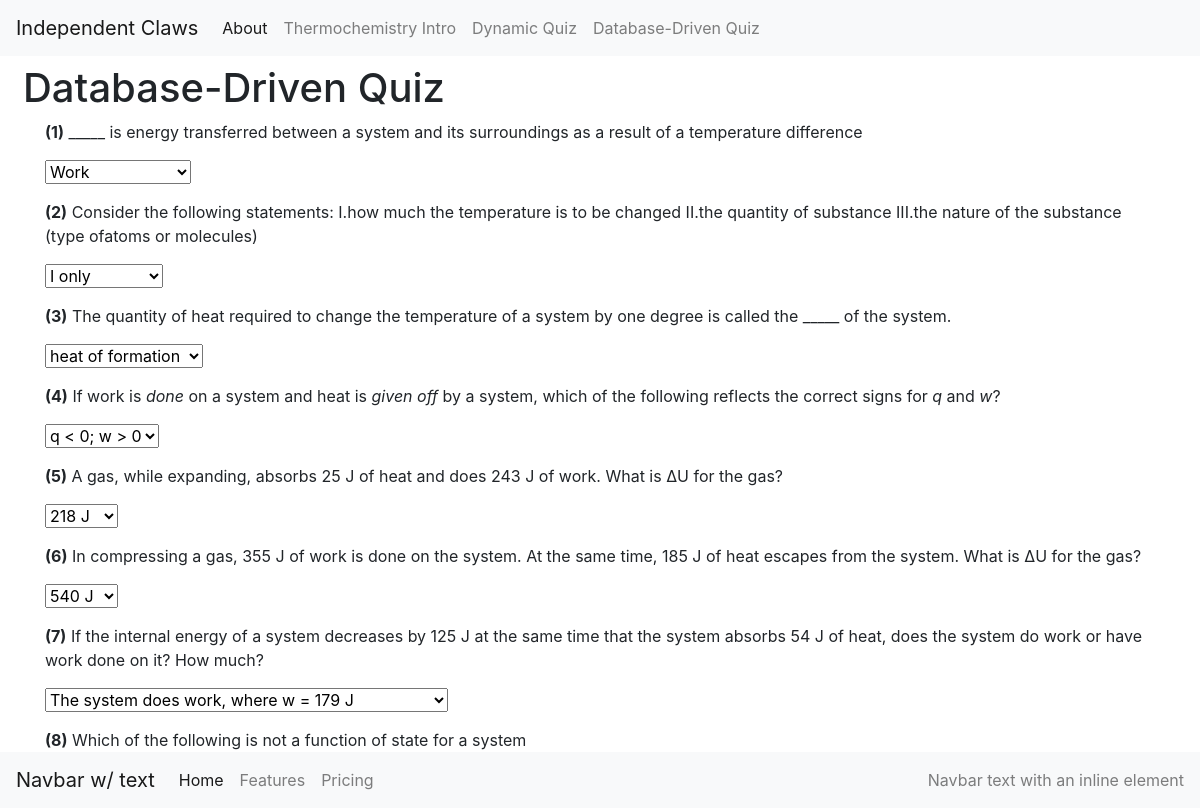
The app's page /index.php?page=db-quiz, older data.
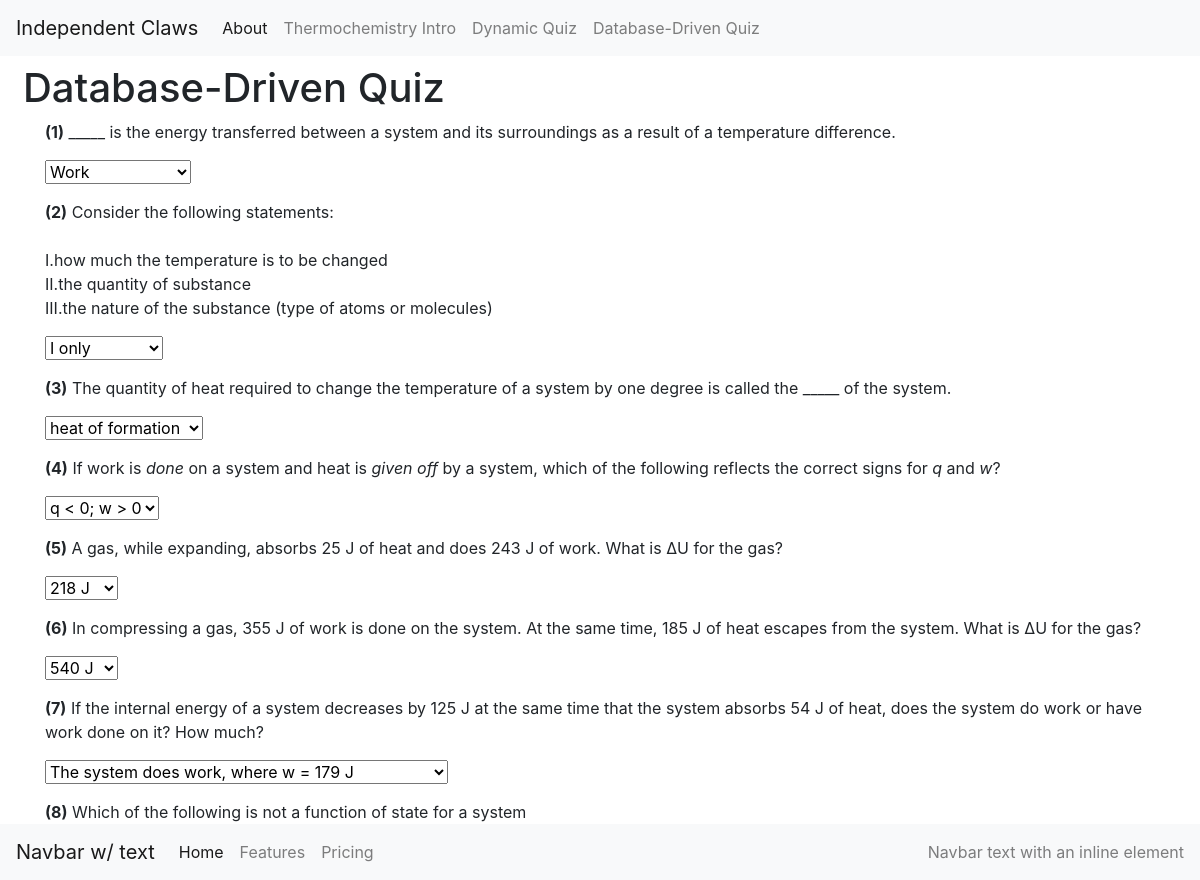
The same page, newer data.
### tables this page shows
CREATE TABLE questions(
question_number INTEGER NOT NULL,
topic VARCHAR(50) NOT NULL,
difficulty INTEGER NOT NULL,
question_text TEXT NOT NULL,
correct_answer VARCHAR(1) NOT NULL,
choice_set_id INTEGER NOT NULL,
answer_explanation TEXT NULL,
PRIMARY KEY(question_number,topic),
CONSTRAINT fk_answer_choices
FOREIGN KEY (choice_set_id)
REFERENCES answer_choices(choice_set_id)
);

CREATE TABLE answer_choices(
choice_set_id INTEGER PRIMARY KEY,
choice_A TEXT NOT NULL,
choice_B TEXT NOT NULL,
choice_C TEXT NOT NULL,
choice_D TEXT NOT NULL,
choice_E TEXT NUL
);

### inc/functions.php (called while the page is built, shortened)
<?php
function get_all_questions() {
	include "inc/connection.php";
	$questions = null;
	try {
		$results = $db->query("
			SELECT *
			FROM questions
			LEFT JOIN answer_choices
			ON questions.choice_set_id = answer_choices.choice_set_id");
		$questions = $results->fetchAll(PDO::FETCH_ASSOC);
	} catch (Exception $e) {
		echo "Unable to retrieve results";
		exit;
	}
	return $questions;
}
?>

### index.php (the view, shortened to what this page needs)
<?php
include "templates/header.php";
include "templates/navbar.php";
?>
<?php
if (isset($_GET['page'])) {
	if ($_GET['page'] == "db-quiz") {
		echo "<div class='container mt-2 mb-2 ml-2'>";
		echo "<h1>Database-Driven Quiz</h1>";
		echo "</div>";
		echo "<div class='container mt-2'>";
		include "inc/functions.php";
		$questions = get_all_questions();
		foreach ($questions as $question) {
			$id = $question['question_number'];
			$topic = $question['topic'];
			$text = $question['question_text'];
			echo "<p><b>(" . $id . ")</b> " . $text . "<p>";
			echo "<select name='question" . $topic . $id . "' id='question" . $topic . $id . "'>";
			$choice_A = $question['choice_A'];
			echo "<option value='A'>";
			echo $choice_A;
			echo "</option>";
			echo "</select>";
		}
		echo "</div>";
	}
}
?>
<?php
include "templates/footer_menu.php";
include "templates/footer.php";
?>

### templates/header.php (shortened to what this page needs)
<!DOCTYPE html>
<html>
<head>
	<link rel="stylesheet" href="https://stackpath.bootstrapcdn.com/bootstrap/4.3.1/css/bootstrap.min.css">
	<link rel="stylesheet" href="css/index.css">
</head>
<body>

### templates/navbar.php (shortened to what this page needs)
<nav class="navbar navbar-expand-lg navbar-light bg-light">
  <a class="navbar-brand" href="#">Independent Claws</a>
  <div class="collapse navbar-collapse" id="navbarNav">
    <ul class="navbar-nav">
      <li class="nav-item active">
        <a class="nav-link" href="#">About <span class="sr-only">(current)</span></a>
      </li>
      <li class="nav-item">
        <a class="nav-link" href="index.php?page=thermochemistry-intro">Thermochemistry Intro</a>
      </li>
      <li class="nav-item">
        <a class="nav-link" href="index.php?page=dynamic-quiz">Dynamic Quiz</a>
      </li>
      <li class="nav-item">
        <a class="nav-link" href="index.php?page=db-quiz" tabindex="-1" aria-disabled="true">Database-Driven Quiz</a>
      </li>
    </ul>
  </div>
</nav>

### templates/footer_menu.php (shortened to what this page needs)
<nav class="navbar fixed-bottom navbar-expand-lg navbar-light bg-light">
  <a class="navbar-brand" href="#">Navbar w/ text</a>
  <div class="collapse navbar-collapse" id="navbarText">
    <ul class="navbar-nav mr-auto">
      <li class="nav-item active">
        <a class="nav-link" href="#">Home <span class="sr-only">(current)</span></a>
      </li>
      <li class="nav-item">
        <a class="nav-link" href="#">Features</a>
      </li>
      <li class="nav-item">
        <a class="nav-link" href="#">Pricing</a>
      </li>
    </ul>
    <span class="navbar-text">
      Navbar text with an inline element
    </span>
  </div>
</nav>

### templates/footer.php (shortened to what this page needs)
</body>
</html>

Row changes from the older to the newer data that the page shows:
changed questions "1": question_text "_____ is energy transferred between a system and its surroundings as a result of a temperature difference" → "_____ is the energy transferred between a system and its surroundings as a result of a temperature difference."
changed questions "2": question_text "Consider the following statements: I.how much the temperature is to be changed II.the quantity of substance III.the nature of the substance (type ofatoms or molecules)" → "Consider the following statements: I.how much the temperature is to be changed II.the quantity of substance III.the nature of the substance (type of atoms or molecules)"
